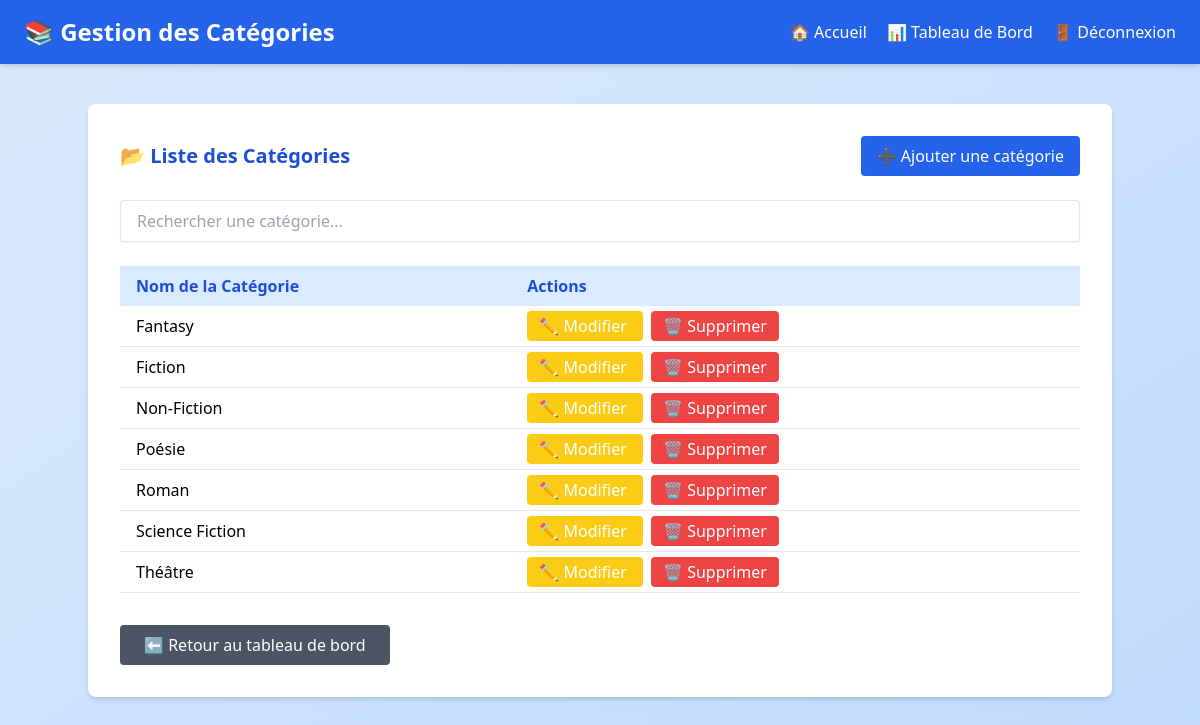
The app's page /gerer_categories.php (signed in) with its own data.
### tables this page shows
CREATE TABLE IF NOT EXISTS `categories` (
  `id` int NOT NULL AUTO_INCREMENT,
  `nom_categorie` varchar(100) DEFAULT NULL,
  PRIMARY KEY (`id`),
  UNIQUE KEY `nom_categorie` (`nom_categorie`)
);

### gerer_categories.php (the view, shortened to what this page needs)
<?php
require_once 'includes/config.php';
$stmt = $pdo->query("SELECT * FROM categories ORDER BY nom_categorie ASC");
$categories = $stmt->fetchAll();
?>
<!DOCTYPE html>
<html lang="fr">
<head>
    <script src="https://cdn.tailwindcss.com"></script>
</head>
<body class="bg-gradient-to-br from-blue-100 to-blue-200 min-h-screen font-sans">
<header class="bg-blue-600 text-white px-6 py-4 flex justify-between items-center shadow-md">
    <h1 class="text-2xl font-bold">📚 Gestion des Catégories</h1>
    <nav class="space-x-4">
        <a href="index.php" class="hover:underline">🏠 Accueil</a>
        <a href="dashboard.php" class="hover:underline">📊 Tableau de Bord</a>
        <a href="logout.php" class="hover:underline">🚪 Déconnexion</a>
    </nav>
</header>
<main class="max-w-5xl mx-auto mt-10 bg-white shadow-md rounded-lg p-8">
    <div class="flex justify-between items-center mb-6">
        <h2 class="text-xl font-semibold text-blue-700">📂 Liste des Catégories</h2>
        <a href="categories/add.php" class="bg-blue-600 text-white px-4 py-2 rounded hover:bg-blue-700 transition">
            ➕ Ajouter une catégorie
        </a>
    </div>
    <input type="text" id="searchCategories" placeholder="Rechercher une catégorie..."
           class="mb-6 w-full px-4 py-2 border rounded shadow-sm focus:outline-none focus:ring-2 focus:ring-blue-400">
    <table id="categoriesTable" class="w-full table-auto border-collapse">
        <thead class="bg-blue-100 text-blue-700">
            <tr>
                <th class="text-left px-4 py-2">Nom de la Catégorie</th>
                <th class="text-left px-4 py-2">Actions</th>
            </tr>
        </thead>
        <tbody>
            <?php if (count($categories) > 0): ?>
                <?php foreach ($categories as $categorie): ?>
                    <tr class="border-b hover:bg-blue-50">
                        <td class="px-4 py-2"><?= htmlspecialchars($categorie['nom_categorie']) ?></td>
                        <td class="px-4 py-2 space-x-2">
                            <a href="categories/edit.php?id=<?= $categorie['id'] ?>"
                               class="bg-yellow-400 text-white px-3 py-1 rounded hover:bg-yellow-500 transition">
                                ✏️ Modifier
                            </a>
                            <a href="categories/delete.php?id=<?= $categorie['id'] ?>"
                               onclick="return confirm('❗ Cette action supprimera la catégorie. Continuer ?')"
                               class="bg-red-500 text-white px-3 py-1 rounded hover:bg-red-600 transition">
                                🗑️ Supprimer
                            </a>
                        </td>
                    </tr>
                <?php endforeach; ?>
            <?php endif; ?>
        </tbody>
    </table>
    <div class="mt-8">
        <a href="dashboard.php"
           class="inline-block bg-gray-600 text-white px-6 py-2 rounded hover:bg-gray-700 transition">
            ⬅️ Retour au tableau de bord
        </a>
    </div>
</main>
</body>
</html>

### records on screen
categories: nom_categorie "Fantasy"
categories: nom_categorie "Fiction"
categories: nom_categorie "Non-Fiction"
categories: nom_categorie "Poésie"
categories: nom_categorie "Roman"
categories: nom_categorie "Science Fiction"
categories: nom_categorie "Théâtre"
